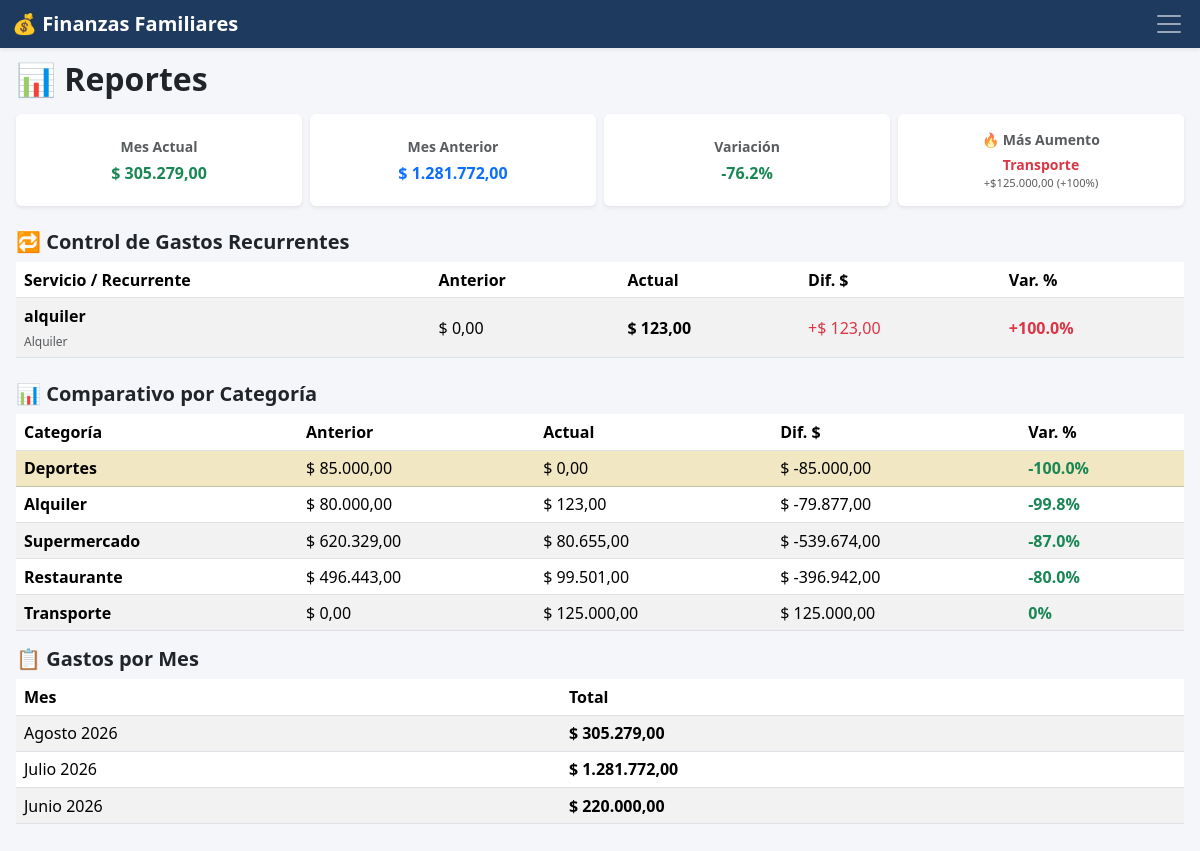
/reportes, run on an earlier commit of the app's database.
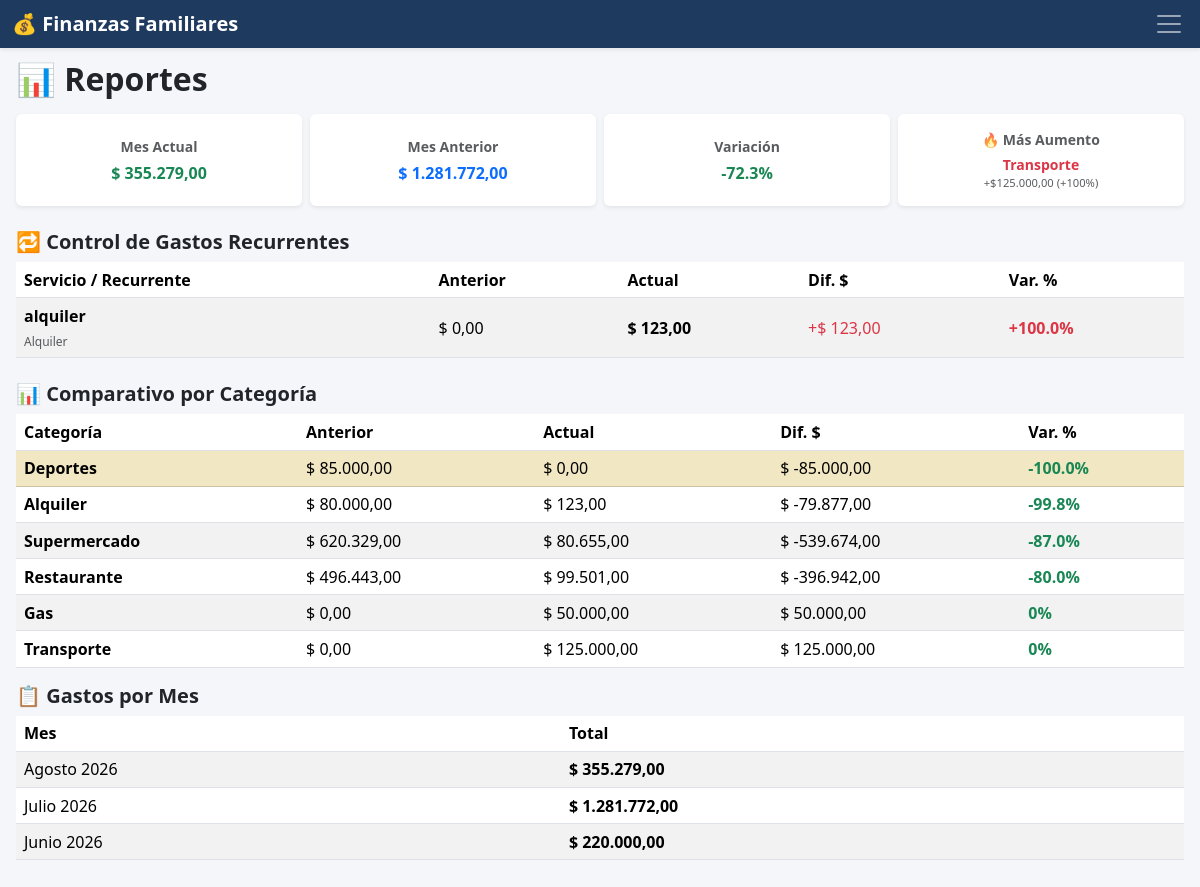
And on a later commit of the database.
### app.py (models this page shows)
class GastoRecurrente(db.Model):
    id = db.Column(db.Integer, primary_key=True)
    descripcion = db.Column(db.String(200), nullable=False)
    categoria = db.Column(db.String(100), nullable=False)
    monto = db.Column(db.Float, nullable=False)
    responsable = db.Column(db.String(100), nullable=False)
    medio_pago = db.Column(db.String(100), nullable=False)
    dia_vencimiento = db.Column(db.Integer, nullable=False)
    activo = db.Column(db.Boolean, default=True)

class Gasto(db.Model):
    id = db.Column(db.Integer, primary_key=True)
    fecha = db.Column(db.String(20))
    descripcion = db.Column(db.String(200))
    monto = db.Column(db.Float)
    categoria = db.Column(db.String(50))
    responsable = db.Column(db.String(50))
    medio_pago = db.Column(db.String(50))
    gasto_recurrente_id = db.Column(db.Integer, db.ForeignKey('gasto_recurrente.id'), nullable=True)
    pagado = db.Column(db.Boolean, default=False)
    recurrente = db.relationship('GastoRecurrente', backref='gastos_generados', lazy=True)

### app.py (the view)
@app.route("/reportes")
def reportes():
    gastos_db = db.session.query(
        func.substr(Gasto.fecha, 1, 7).label("mes"),
        func.sum(Gasto.monto)
    ).group_by("mes").order_by(db.desc("mes")).all()
    gastos_por_mes = [(m, float(t)) for m, t in gastos_db if m]
    total_mes_actual = gastos_por_mes[0][1] if len(gastos_por_mes) > 0 else 0
    total_mes_anterior = gastos_por_mes[1][1] if len(gastos_por_mes) > 1 else 0
    variacion = round(((total_mes_actual - total_mes_anterior) / total_mes_anterior) * 100, 1) if total_mes_anterior > 0 else 0
    categoria_mas_aumento = None
    comparativo_categorias = []
    comparativo_recurrentes = []
    if len(gastos_por_mes) >= 2:
        mes_act, mes_ant = gastos_por_mes[0][0], gastos_por_mes[1][0]
        cat_actual = dict(db.session.query(Gasto.categoria, func.sum(Gasto.monto)).filter(Gasto.fecha.startswith(mes_act)).group_by(Gasto.categoria).all())
        cat_anterior = dict(db.session.query(Gasto.categoria, func.sum(Gasto.monto)).filter(Gasto.fecha.startswith(mes_ant)).group_by(Gasto.categoria).all())
        mayor_dif = 0
        for cat, tot_act in cat_actual.items():
            tot_ant = cat_anterior.get(cat, 0)
            dif = tot_act - tot_ant
            if dif > mayor_dif:
                pct = round((dif / tot_ant) * 100, 1) if tot_ant > 0 else 100
                mayor_dif = dif
                categoria_mas_aumento = {"categoria": cat, "diferencia": dif, "porcentaje": pct}
        todas_cats = set(cat_actual.keys()) | set(cat_anterior.keys())
        for cat in todas_cats:
            t_act, t_ant = cat_actual.get(cat, 0), cat_anterior.get(cat, 0)
            var_cat = round(((t_act - t_ant) / t_ant) * 100, 1) if t_ant > 0 else 0
            comparativo_categorias.append({
                "categoria": cat, "actual": t_act, "anterior": t_ant, "diferencia": t_act - t_ant, "variacion": var_cat
            })
        comparativo_categorias.sort(key=lambda x: abs(x["variacion"]), reverse=True)
        recurrentes = GastoRecurrente.query.all()
        for rec in recurrentes:
            tot_act = db.session.query(func.sum(Gasto.monto)).filter(
                Gasto.fecha.startswith(mes_act),
                Gasto.gasto_recurrente_id == rec.id
            ).scalar() or 0.0
            tot_ant = db.session.query(func.sum(Gasto.monto)).filter(
                Gasto.fecha.startswith(mes_ant),
                Gasto.gasto_recurrente_id == rec.id
            ).scalar() or 0.0
            dif_rec = tot_act - tot_ant
            var_rec = round((dif_rec / tot_ant) * 100, 1) if tot_ant > 0 else (100.0 if tot_act > 0 else 0.0)
            comparativo_recurrentes.append({
                "descripcion": rec.descripcion,
                "categoria": rec.categoria,
                "actual": float(tot_act),
                "anterior": float(tot_ant),
                "diferencia": float(dif_rec),
                "variacion": var_rec
            })
        comparativo_recurrentes.sort(key=lambda x: abs(x["diferencia"]), reverse=True)
    return render_template(
        "reportes.html",
        total_mes_actual=total_mes_actual,
        total_mes_anterior=total_mes_anterior,
        variacion=variacion,
        gastos_por_mes=gastos_por_mes,
        categoria_mas_aumento=categoria_mas_aumento,
        comparativo_categorias=comparativo_categorias,
        comparativo_recurrentes=comparativo_recurrentes
    )

### app.py (called while the page is built)
@app.template_filter('moneda')
def moneda(valor):
    if valor is None:
        return "0,00"
    return f"{valor:,.2f}".replace(",", "X").replace(".", ",").replace("X", ".")

### templates/reportes.html (shortened to what the changed rows need)
{% extends "base.html" %}
{% block contenido %}
<h2 class="fw-bold mb-3">📊 Reportes</h2>
<div class="row g-2 mb-3">
    <div class="col-6 col-md-3">
        <div class="card shadow-sm h-100 border-0 bg-white">
            <div class="card-body p-2 text-center d-flex flex-column justify-content-center">
                <span class="text-muted fw-bold small d-block mb-1 text-truncate">Mes Actual</span>
                <span class="text-success fw-bold fs-6 fs-sm-5">
                    $ {{ total_mes_actual | moneda }}
                </span>
            </div>
        </div>
    </div>
    <div class="col-6 col-md-3">
        <div class="card shadow-sm h-100 border-0 bg-white">
            <div class="card-body p-2 text-center d-flex flex-column justify-content-center">
                <span class="text-muted fw-bold small d-block mb-1 text-truncate">Variación</span>
                <span class="{% if variacion > 0 %}text-danger{% else %}text-success{% endif %} fw-bold fs-6 fs-sm-5">
                    {{ variacion }}%
                </span>
            </div>
        </div>
    </div>
    <div class="col-6 col-md-3">
        <div class="card shadow-sm h-100 border-0 bg-white">
            <div class="card-body p-2 text-center d-flex flex-column justify-content-center">
                <span class="text-muted fw-bold small d-block mb-1 text-truncate">🔥 Más Aumento</span>
                {% if categoria_mas_aumento %}
                    <span class="text-danger fw-bold text-truncate d-block small" title="{{ categoria_mas_aumento.categoria }}">
                        {{ categoria_mas_aumento.categoria }}
                    </span>
                    <span class="text-muted d-block" style="font-size: 0.7rem;">
                        +${{ categoria_mas_aumento.diferencia | moneda }} (+{{ categoria_mas_aumento.porcentaje }}%)
                    </span>
                {% else %}
                    <span class="text-muted small">✅ Sin aumentos</span>
                {% endif %}
            </div>
        </div>
    </div>
</div>
{% set nombres_meses = {
    '01':'Enero',
    '02':'Febrero',
    '03':'Marzo',
    '04':'Abril',
    '05':'Mayo',
    '06':'Junio',
    '07':'Julio',
    '08':'Agosto',
    '09':'Septiembre',
    '10':'Octubre',
    '11':'Noviembre',
    '12':'Diciembre'
} %}
<div class="table-responsive mb-4">
    <table class="table table-sm table-striped table-hover shadow-sm align-middle mb-0">
        <thead>
            <tr>
                <th>Servicio / Recurrente</th>
                <th>Anterior</th>
                <th>Actual</th>
                <th>Dif. $</th>
                <th>Var. %</th>
            </tr>
        </thead>
        <tbody>
            {% for item in comparativo_recurrentes %}
            <tr>
                <td>
                    <span class="fw-bold d-block">{{ item.descripcion }}</span>
                    <small class="text-muted" style="font-size: 0.75rem;">{{ item.categoria }}</small>
                </td>
                <td>$ {{ item.anterior | moneda }}</td>
                <td class="fw-semibold">$ {{ item.actual | moneda }}</td>
                <td>
                    {% if item.diferencia > 0 %}
                        <span class="text-danger">+$ {{ item.diferencia | moneda }}</span>
                    {% elif item.diferencia < 0 %}
                        <span class="text-success">-$ {{ (item.diferencia * -1) | moneda }}</span>
                    {% else %}
                        <span class="text-muted">$ 0,00</span>
                    {% endif %}
                </td>
                <td>
                    {% if item.actual == 0 and item.anterior > 0 %}
                        <span class="badge bg-secondary">Sin registrar</span>
                    {% elif item.variacion > 0 %}
                        <span class="text-danger fw-bold">+{{ item.variacion }}%</span>
                    {% elif item.variacion < 0 %}
                        <span class="text-success fw-bold">{{ item.variacion }}%</span>
                    {% else %}
                        <span class="text-muted">0%</span>
                    {% endif %}
                </td>
            </tr>
            {% else %}
            <tr>
                <td colspan="5" class="text-center text-muted small py-3">No hay gastos recurrentes para comparar.</td>
            </tr>
            {% endfor %}
        </tbody>
    </table>
</div>
<div class="table-responsive mb-3">
    <table class="table table-sm table-striped table-hover shadow-sm align-middle mb-0">
        <thead>
            <tr>
                <th>Categoría</th>
                <th>Anterior</th>
                <th>Actual</th>
                <th>Dif. $</th>
                <th>Var. %</th>
            </tr>
        </thead>
        <tbody>
            {% for item in comparativo_categorias %}
            <tr {% if loop.first %}class="table-warning"{% endif %}>
                <td class="fw-semibold">{{ item.categoria }}</td>
                <td>$ {{ item.anterior | moneda }}</td>
                <td>$ {{ item.actual | moneda }}</td>
                <td>$ {{ item.diferencia | moneda }}</td>
                <td>
                    {% if item.variacion > 0 %}
                        <span class="text-danger fw-bold">
                            +{{ item.variacion }}%
                        </span>
                    {% else %}
                        <span class="text-success fw-bold">
                            {{ item.variacion }}%
                        </span>
                    {% endif %}
                </td>
            </tr>
            {% endfor %}
        </tbody>
    </table>
</div>
<div class="table-responsive mb-3">
    <table class="table table-sm table-striped table-hover shadow-sm align-middle mb-0">
        <thead>
            <tr>
                <th>Mes</th>
                <th>Total</th>
            </tr>
        </thead>
        <tbody>
            {% for mes, total in gastos_por_mes %}
            <tr>
                <td>
                    {{ nombres_meses[mes[5:7]] }} {{ mes[:4] }}
                </td>
                <td class="fw-semibold">
                    $ {{ total | moneda }}
                </td>
            </tr>
            {% endfor %}
        </tbody>
    </table>
</div>
{% endblock %}

What changed in the data, as far as the page shows it:
added Gasto: categoria "Gas", anterior|moneda "0,00", actual|moneda "50.000,00", diferencia|moneda "50.000,00", variacion "0"
Also different on the page:
{{ total_mes_actual | moneda }}: "305.279,00" → "355.279,00"
{{ variacion }}: "-76.2" → "-72.3"
new list line: "Agosto 2026 $ 355.279,00"
list line gone: "Agosto 2026 $ 305.279,00"
